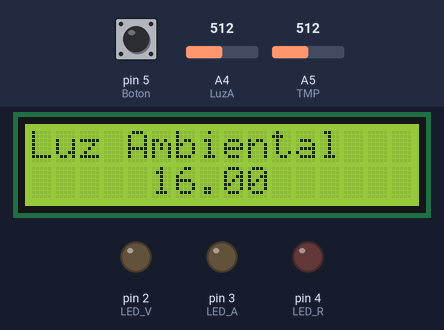
Bench run of a sketch on a simulated Arduino Uno, built with avr-gcc and run on an emulated ATmega328P. Shown: 16×2 character LCD, output pins drawn as LEDs (lit = HIGH). The test bench sets the inputs (shaded band); at power-on: pin 5 (Boton) HIGH, A4 (LuzA) = 512, A5 (TMP) = 512.

Above: at 1.2 s.
1.3 s: pin 5 (Boton) pulled LOW for 0.35 s
At 1.74 s:
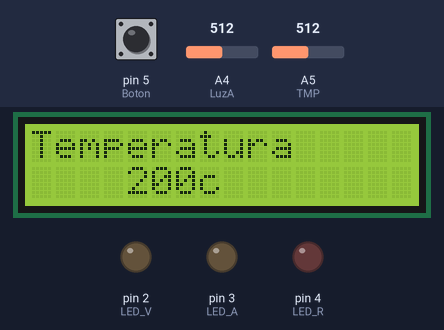
3.4 s: A4 (LuzA) set to 980
4.9 s: A4 (LuzA) set to 1009
At 5.1 s:
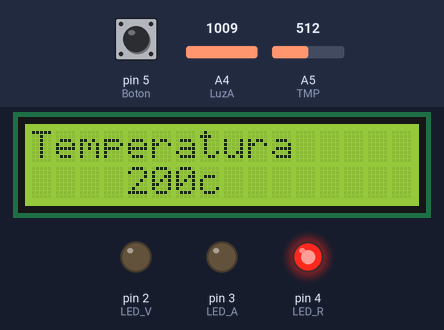
7.0 s: A5 (TMP) set to 294
At 7.23 s:
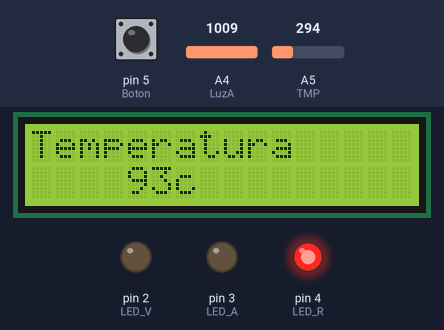
8.5 s: A5 (TMP) set to 278
At 8.75 s:
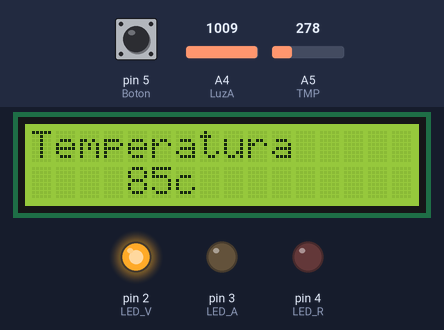
10.7 s: A5 (TMP) set to 146
At 10.89 s:
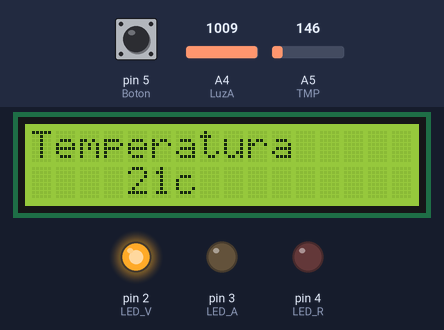
12.2 s: A5 (TMP) set to 128
At 12.41 s:
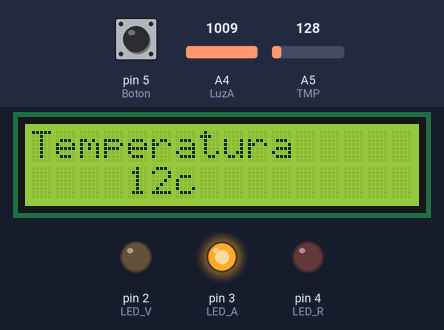
Timing chart, 0 to 15.2 s (numbered marks = the images above; inputs shaded):
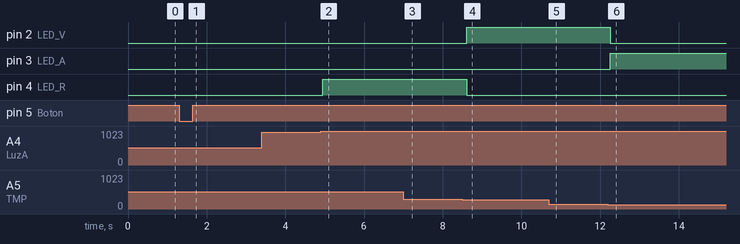

Measured:
- the behaviour switches between 990 and 991 on A4 (LuzA) (found by bisection; images 1 and 2)
- the behaviour switches between 287 and 286 on A5 (TMP) (found by bisection; images 3 and 4)
- the behaviour switches between 140 and 139 on A5 (TMP) (found by bisection; images 5 and 6)
- after the input at 1.3 s, the display: first differs from a run without the input after 0.30 s (image 1)
- after the input at 4.9 s, pin 4 (LED_R): LOW → HIGH after 0.05 s
- after the input at 7.0 s, the display: first differs from a run without the input after 0.08 s (image 3)
- after the input at 8.5 s, pin 2 (LED_V): LOW → HIGH after 0.11 s; pin 4 (LED_R): HIGH → LOW after 0.11 s; the display: first differs from a run without the input after 0.11 s (image 4)
- after the input at 10.7 s, the display: first differs from a run without the input at once (image 5)
- after the input at 12.2 s, pin 2 (LED_V): HIGH → LOW after 0.06 s; pin 3 (LED_A): LOW → HIGH after 0.06 s; the display: first differs from a run without the input after 0.06 s (image 6)

The sketch:

tp_n_5_lcd1.ino
```cpp
#include <LiquidCrystal.h>

//Led y sensores
#define TMP  A5
#define LuzA A4
#define LED_V 2
#define LED_A 3
#define LED_R 4

//Boton y LCD
#define Boton 5
#define RS  8
#define E   9
#define DB7 13
#define DB6 11
#define DB5 12
#define DB4 10


LiquidCrystal Pantallita( RS , E , DB4 , DB5 , DB6 , DB7 );
bool estado;
void setup()
{
  pinMode(TMP  , INPUT );
  pinMode(LuzA , INPUT );
  pinMode(LED_V, OUTPUT);
  pinMode(LED_A, OUTPUT);
  pinMode(LED_R, OUTPUT);
  pinMode(Boton, INPUT);

  Serial.begin(9600);
  Pantallita.begin( 16 , 2 );
}

void loop()
{

  float TMPA = analogRead(TMP);
  int temp_final = (5.0 / 1024 * TMPA ) * 100 - 50 ;
  int LuzAA = analogRead(LuzA);
  float LuzAF = map(LuzAA, 1022, 711, 0, 10);


  if(LuzAF == 0)
  {
      if (temp_final < 18 )
    {
     digitalWrite(LED_A , HIGH);
     digitalWrite(LED_R , LOW);
     digitalWrite(LED_V , LOW);
    }
    else if (temp_final >= 18 , temp_final < 90)
    {
     digitalWrite(LED_A , LOW);
     digitalWrite(LED_R , LOW);
     digitalWrite(LED_V , HIGH);
    }
    else if (temp_final >= 90)
    {
     digitalWrite(LED_A , LOW);
     digitalWrite(LED_R , HIGH);
     digitalWrite(LED_V , LOW);
    }
  }
  else{
     digitalWrite(LED_A , LOW);
     digitalWrite(LED_R , LOW);
     digitalWrite(LED_V , LOW);
   }

 if ( !digitalRead ( Boton ) == HIGH )
 {
   estado = !estado ;
   Pantallita.clear();
 }
 if (estado == true)
 {
  Pantallita.setCursor(0,0);
  Pantallita.print("Temperatura");
  Pantallita.setCursor(4,1);
  Pantallita.print(temp_final);
  Pantallita.print("c");
 }
  else{
  Pantallita.setCursor(0,0);
  Pantallita.print("Luz Ambiental");
  Pantallita.setCursor(5,1);
  Pantallita.print(LuzAF);
  }
  delay(300);
  Pantallita.clear();
}
```
